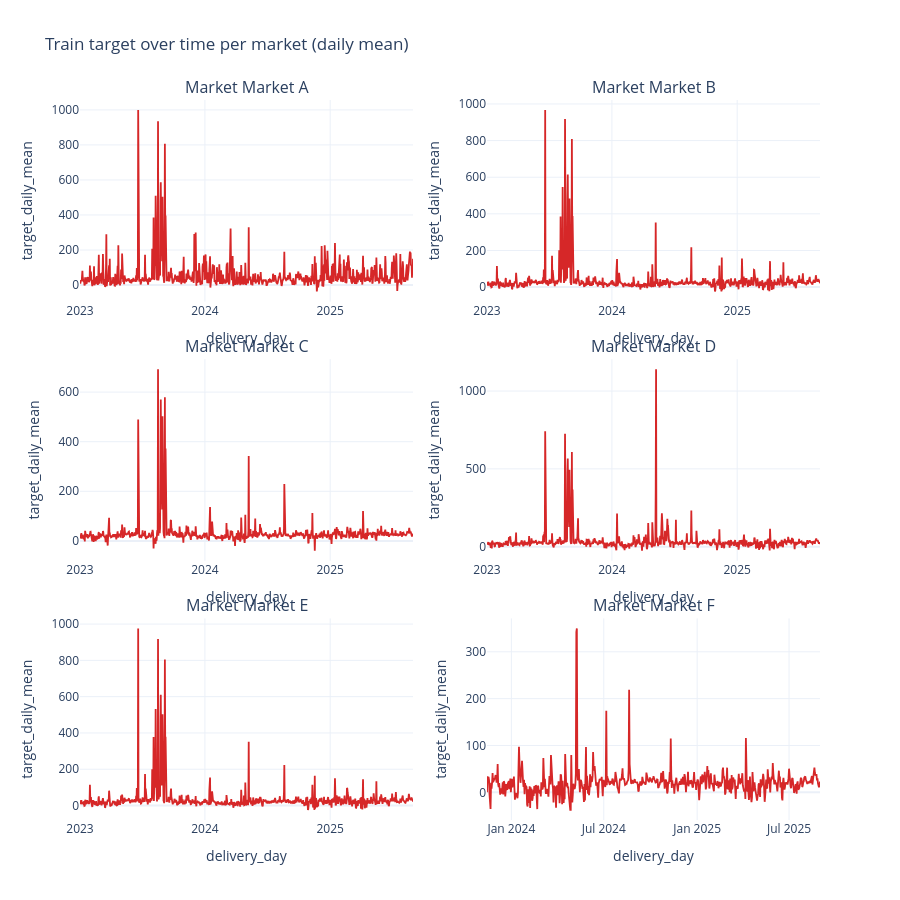

Write notebook code for a chart like this one.
### Code cell
daily = (
    df.assign(delivery_day=df['delivery_start'].dt.floor('D'))
    .groupby(['market', 'delivery_day'], as_index=False)['target']
    .mean()
    .rename(columns={'delivery_day': 'delivery_start', 'target': 'target_daily_mean'})
)

if not markets:
    print('No market data found.')
else:
    cols = 2
    rows = math.ceil(len(markets) / cols)
    fig = make_subplots(
        rows=rows,
        cols=cols,
        subplot_titles=[f'Market {m}' for m in markets],
        vertical_spacing=0.08,
    )

    for i, m in enumerate(markets, start=1):
        r = (i - 1) // cols + 1
        c = (i - 1) % cols + 1
        s = daily[daily['market'] == m]
        fig.add_trace(
            go.Scatter(
                x=s['delivery_start'],
                y=s['target_daily_mean'],
                mode='lines',
                line=dict(width=1.8, color='#d62728'),
                showlegend=False,
                name=f'Market {m} daily mean',
                hovertemplate='delivery_day=%{x}<br>target_daily_mean=%{y:.3f}<extra>Market ' + m + '</extra>',
            ),
            row=r,
            col=c,
        )

    fig.update_layout(
        title='Train target over time per market (daily mean)',
        template='plotly_white',
        height=max(500, 300 * rows),
    )
    fig.update_xaxes(title_text='delivery_day')
    fig.update_yaxes(title_text='target_daily_mean')
    fig.show()

### Figure 1 — Plotly figure (JSON) as saved in the notebook; plotly's stock layout.template omitted (floating-point values rounded to 4 significant figures; data arrays with more than 128 entries replaced by an {"elided": "..."} marker saying what was removed)
{"data": [{"hovertemplate": "delivery_day=%{x}<br>target_daily_mean=%{y:.3f}<extra>Market Market A</extra>", "line": {"color": "#d62728", "width": 1.8}, "mode": "lines", "name": "Market Market A daily mean", "showlegend": false, "type": "scatter", "x": {"elided": "974 str values"}, "xaxis": "x", "y": {"elided": "974 float values"}, "yaxis": "y"}, {"hovertemplate": "delivery_day=%{x}<br>target_daily_mean=%{y:.3f}<extra>Market Market B</extra>", "line": {"color": "#d62728", "width": 1.8}, "mode": "lines", "name": "Market Market B daily mean", "showlegend": false, "type": "scatter", "x": {"elided": "974 str values"}, "xaxis": "x2", "y": {"elided": "974 float values"}, "yaxis": "y2"}, {"hovertemplate": "delivery_day=%{x}<br>target_daily_mean=%{y:.3f}<extra>Market Market C</extra>", "line": {"color": "#d62728", "width": 1.8}, "mode": "lines", "name": "Market Market C daily mean", "showlegend": false, "type": "scatter", "x": {"elided": "974 str values"}, "xaxis": "x3", "y": {"elided": "974 float values"}, "yaxis": "y3"}, {"hovertemplate": "delivery_day=%{x}<br>target_daily_mean=%{y:.3f}<extra>Market Market D</extra>", "line": {"color": "#d62728", "width": 1.8}, "mode": "lines", "name": "Market Market D daily mean", "showlegend": false, "type": "scatter", "x": {"elided": "974 str values"}, "xaxis": "x4", "y": {"elided": "974 float values"}, "yaxis": "y4"}, {"hovertemplate": "delivery_day=%{x}<br>target_daily_mean=%{y:.3f}<extra>Market Market E</extra>", "line": {"color": "#d62728", "width": 1.8}, "mode": "lines", "name": "Market Market E daily mean", "showlegend": false, "type": "scatter", "x": {"elided": "974 str values"}, "xaxis": "x5", "y": {"elided": "974 float values"}, "yaxis": "y5"}, {"hovertemplate": "delivery_day=%{x}<br>target_daily_mean=%{y:.3f}<extra>Market Market F</extra>", "line": {"color": "#d62728", "width": 1.8}, "mode": "lines", "name": "Market Market F daily mean", "showlegend": false, "type": "scatter", "x": {"elided": "657 str values"}, "xaxis": "x6", "y": {"elided": "657 float values"}, "yaxis": "y6"}], "layout": {"annotations": [{"font": {"size": 16}, "showarrow": false, "text": "Market Market A", "x": 0.225, "xanchor": "center", "xref": "paper", "y": 1, "yanchor": "bottom", "yref": "paper"}, {"font": {"size": 16}, "showarrow": false, "text": "Market Market B", "x": 0.775, "xanchor": "center", "xref": "paper", "y": 1, "yanchor": "bottom", "yref": "paper"}, {"font": {"size": 16}, "showarrow": false, "text": "Market Market C", "x": 0.225, "xanchor": "center", "xref": "paper", "y": 0.64, "yanchor": "bottom", "yref": "paper"}, {"font": {"size": 16}, "showarrow": false, "text": "Market Market D", "x": 0.775, "xanchor": "center", "xref": "paper", "y": 0.64, "yanchor": "bottom", "yref": "paper"}, {"font": {"size": 16}, "showarrow": false, "text": "Market Market E", "x": 0.225, "xanchor": "center", "xref": "paper", "y": 0.28, "yanchor": "bottom", "yref": "paper"}, {"font": {"size": 16}, "showarrow": false, "text": "Market Market F", "x": 0.775, "xanchor": "center", "xref": "paper", "y": 0.28, "yanchor": "bottom", "yref": "paper"}], "height": 900, "title": {"text": "Train target over time per market (daily mean)"}, "xaxis": {"anchor": "y", "domain": [0, 0.45], "title": {"text": "delivery_day"}}, "xaxis2": {"anchor": "y2", "domain": [0.55, 1], "title": {"text": "delivery_day"}}, "xaxis3": {"anchor": "y3", "domain": [0, 0.45], "title": {"text": "delivery_day"}}, "xaxis4": {"anchor": "y4", "domain": [0.55, 1], "title": {"text": "delivery_day"}}, "xaxis5": {"anchor": "y5", "domain": [0, 0.45], "title": {"text": "delivery_day"}}, "xaxis6": {"anchor": "y6", "domain": [0.55, 1], "title": {"text": "delivery_day"}}, "yaxis": {"anchor": "x", "domain": [0.72, 1], "title": {"text": "target_daily_mean"}}, "yaxis2": {"anchor": "x2", "domain": [0.72, 1], "title": {"text": "target_daily_mean"}}, "yaxis3": {"anchor": "x3", "domain": [0.36, 0.64], "title": {"text": "target_daily_mean"}}, "yaxis4": {"anchor": "x4", "domain": [0.36, 0.64], "title": {"text": "target_daily_mean"}}, "yaxis5": {"anchor": "x5", "domain": [0, 0.28], "title": {"text": "target_daily_mean"}}, "yaxis6": {"anchor": "x6", "domain": [0, 0.28], "title": {"text": "target_daily_mean"}}}}
